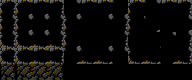

Below is a game level as drawn by its tile map, then a one-line description and the .tmx file that defines it, in full:
An orthogonal 24x10 tile map with 8x8 px tiles, 1 tile layer (Tile Layer 1).

<map version="1.10" tiledversion="1.10.2" orientation="orthogonal" renderorder="right-down" width="24" height="10" tilewidth="8" tileheight="8" infinite="0" nextlayerid="3" nextobjectid="1">
 <tileset firstgid="1" name="tileset" tilewidth="8" tileheight="8" tilecount="240" columns="24">
  <image source="sample game/wall4.png" width="192" height="80" />
 </tileset>
 <layer id="1" name="Tile Layer 1" width="24" height="10">
  <data encoding="csv">
145,146,145,150,149,150,149,146,115,54,149,150,149,150,53,116,145,150,53,54,149,150,149,146,
73,74,73,78,77,78,77,74,77,78,77,140,139,78,77,78,73,140,139,140,139,140,139,74,
49,50,49,54,53,54,53,50,49,54,53,116,115,54,53,50,49,116,53,116,69,70,115,54,
73,74,73,78,77,78,77,74,73,140,139,140,139,140,139,74,73,140,139,78,93,94,139,78,
49,50,49,54,53,54,53,50,49,116,115,116,115,116,115,50,53,116,115,116,115,54,115,50,
169,170,169,174,173,174,173,170,73,78,77,140,139,78,77,74,77,140,139,140,77,140,139,74,
145,146,145,150,149,150,149,146,53,54,53,116,115,54,53,54,49,116,115,116,115,116,115,50,
169,170,169,174,173,174,173,170,139,78,173,174,173,174,77,140,169,174,173,174,77,78,173,170,
193,194,195,196,197,198,199,200,201,202,203,204,205,206,207,208,209,210,211,212,213,214,215,216,
217,218,219,220,221,222,223,224,225,226,227,228,229,230,231,232,233,234,235,236,237,238,239,240
</data>
 </layer>
</map>
